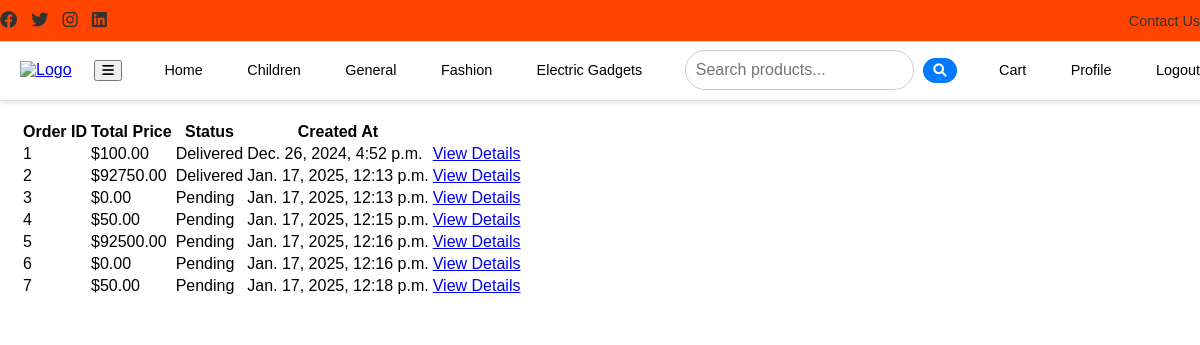
The page /orders/ (signed in) on the database as committed earlier.
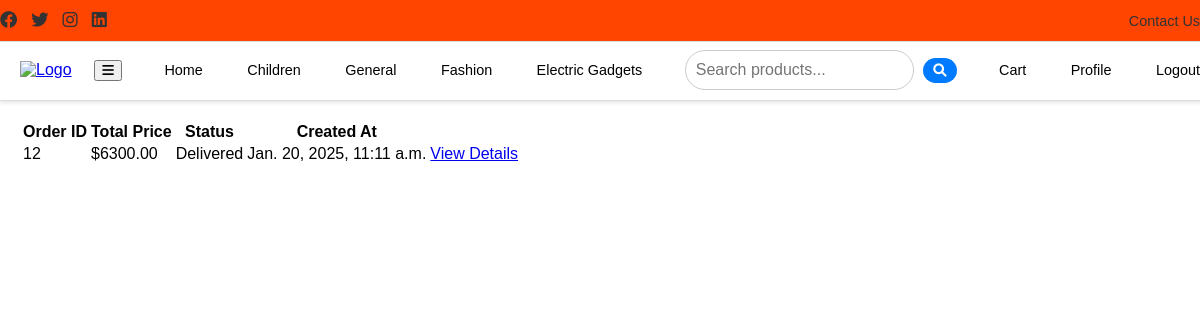
The same page on the database as committed later.
### store/models.py (models this page shows, shortened)
class Order(models.Model):
    STATUS_CHOICES = [
        ('Pending', 'Pending'),
        ('Processing', 'Processing'),
        ('Shipped', 'Shipped'),
        ('Delivered', 'Delivered'),
        ('Canceled', 'Canceled'),
    ]
    customer = models.ForeignKey(Customer, on_delete=models.CASCADE)
    cart_items = models.ManyToManyField(CartItem)
    total_price = models.DecimalField(max_digits=10, decimal_places=2)
    status = models.CharField(max_length=20, choices=STATUS_CHOICES, default='Pending')
    created_at = models.DateTimeField(auto_now_add=True)
    updated_at = models.DateTimeField(auto_now=True)

### store/views.py (the view)
# urls.py: path('orders/', views.order_list, name='order_list'),
@login_required
def order_list(request):
    customer = request.user.customer
    orders = Order.objects.filter(customer=customer)
    return render(request, 'order_list.html', {'orders': orders})

### store/templates/order_list.html (shortened to what this page needs)
{% extends 'base.html' %}
{% block content%}
<!DOCTYPE html>
<html lang="en">
<head>
</head>
<body>
    <h1>Your Orders</h1>
    {% if orders %}
        <table>
            <thead>
                <tr>
                    <th>Order ID</th>
                    <th>Total Price</th>
                    <th>Status</th>
                    <th>Created At</th>
                </tr>
            </thead>
            <tbody>
                {% for order in orders %}
                    <tr>
                        <td>{{ order.id }}</td>
                        <td>${{ order.total_price }}</td>
                        <td>{{ order.status }}</td>
                        <td>{{ order.created_at }}</td>
                        <td>
                            <a href="{% url 'order_detail' order.id %}">View Details</a>
                        </td>
                    </tr>
                {% endfor %}
            </tbody>
        </table>
    {% else %}
        <p>You have no orders yet.</p>
    {% endif %}
</body>
</html>
{% endblock %}

Rows that differ between the two databases and show on the page:
removed Order: id "1", total_price "100.00", status "Delivered", created_at "Dec. 26, 2024, 4:52 p.m."
removed Order: id "2", total_price "92750.00", status "Delivered", created_at "Jan. 17, 2025, 12:13 p.m."
removed Order: id "3", total_price "0.00", status "Pending", created_at "Jan. 17, 2025, 12:13 p.m."
removed Order: id "4", total_price "50.00", status "Pending", created_at "Jan. 17, 2025, 12:15 p.m."
removed Order: id "5", total_price "92500.00", status "Pending", created_at "Jan. 17, 2025, 12:16 p.m."
removed Order: id "6", total_price "0.00", status "Pending", created_at "Jan. 17, 2025, 12:16 p.m."
removed Order: id "7", total_price "50.00", status "Pending", created_at "Jan. 17, 2025, 12:18 p.m."
added Order: id "12", total_price "6300.00", status "Delivered", created_at "Jan. 20, 2025, 11:11 a.m."
